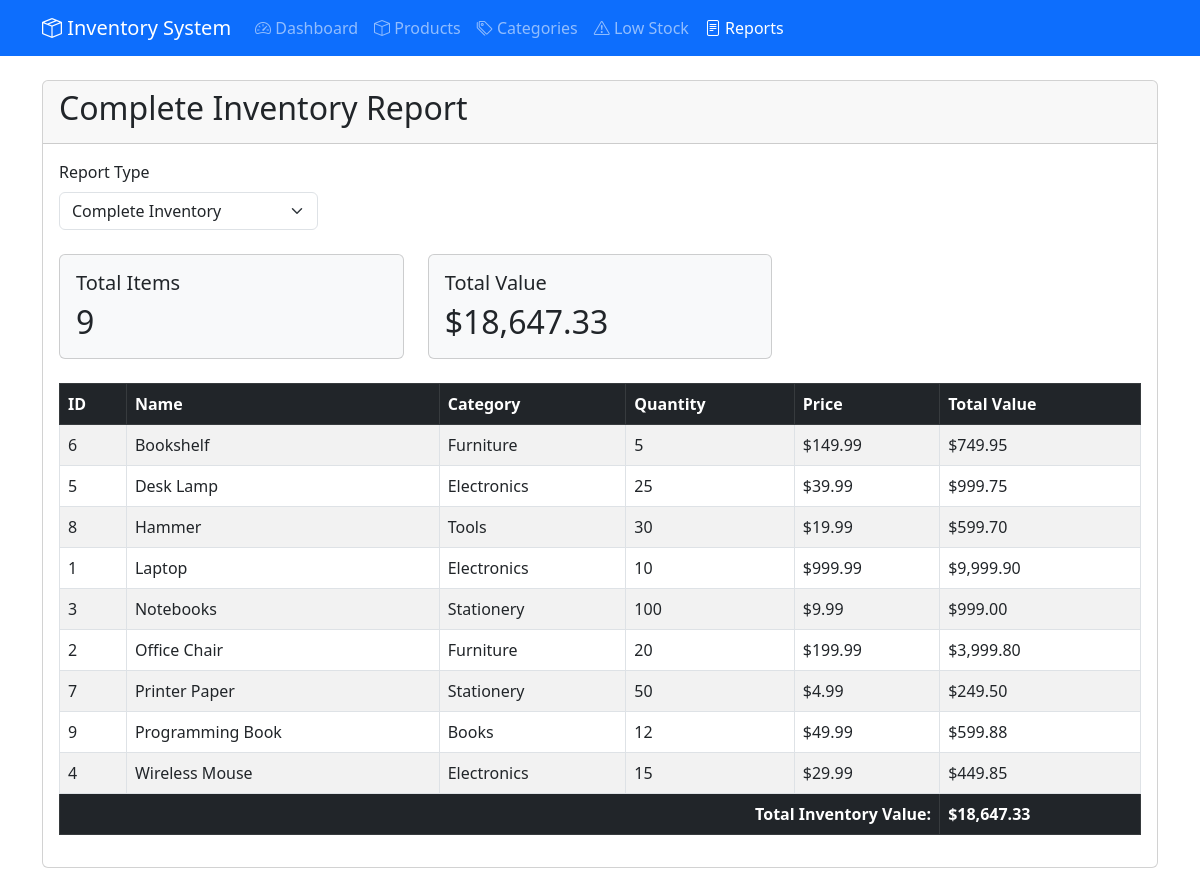
The app's page /reports.php with its own data.
### tables this page shows
CREATE TABLE IF NOT EXISTS products (
    id INT PRIMARY KEY AUTO_INCREMENT,
    name VARCHAR(255) NOT NULL,
    description TEXT,
    quantity INT NOT NULL DEFAULT 0,
    price DECIMAL(10,2) NOT NULL,
    category VARCHAR(100),
    created_at TIMESTAMP DEFAULT CURRENT_TIMESTAMP,
    updated_at TIMESTAMP DEFAULT CURRENT_TIMESTAMP ON UPDATE CURRENT_TIMESTAMP
);

### reports.php (the view, shortened to what this page needs)
<?php
require_once 'config/database.php';
$report_type = $_GET['type'] ?? 'all';
$sql = "SELECT p.*, c.name as category_name
        FROM products p
        LEFT JOIN categories c ON p.category = c.name
        WHERE 1=1 ";
switch($report_type) {
    default:
        $sql .= "ORDER BY p.name";
        $report_title = "Complete Inventory Report";
}
$stmt = $conn->prepare($sql);
$stmt->execute();
$products = $stmt->fetchAll(PDO::FETCH_ASSOC);
$total_value = array_sum(array_map(function($product) {
    return $product['quantity'] * $product['price'];
}, $products));
?>
<!DOCTYPE html>
<html lang="en">
<head>
    <link href="https://cdn.jsdelivr.net/npm/bootstrap@5.3.0/dist/css/bootstrap.min.css" rel="stylesheet">
    <link href="https://cdn.jsdelivr.net/npm/bootstrap-icons@1.7.2/font/bootstrap-icons.css" rel="stylesheet">
</head>
<body>
    <?php include 'Admin/includes/navbar.php'; ?>
    <div class="container mt-4">
        <div class="row mb-4">
            <div class="col-md-12">
                <div class="card">
                    <div class="card-header">
                        <h2 class="card-title"><?php echo $report_title; ?></h2>
                    </div>
                    <div class="card-body">
                        <form method="GET" class="row g-3 mb-4">
                            <div class="col-md-3">
                                <label class="form-label">Report Type</label>
                                <select name="type" class="form-select" onchange="this.form.submit()">
                                    <option value="all" <?php echo $report_type === 'all' ? 'selected' : ''; ?>>Complete Inventory</option>
                                </select>
                            </div>
                        </form>
                        <div class="row mb-4">
                            <div class="col-md-4">
                                <div class="card bg-light">
                                    <div class="card-body">
                                        <h5 class="card-title">Total Items</h5>
                                        <p class="card-text h2"><?php echo count($products); ?></p>
                                    </div>
                                </div>
                            </div>
                            <div class="col-md-4">
                                <div class="card bg-light">
                                    <div class="card-body">
                                        <h5 class="card-title">Total Value</h5>
                                        <p class="card-text h2">$<?php echo number_format($total_value, 2); ?></p>
                                    </div>
                                </div>
                            </div>
                        </div>
                        <div class="table-responsive">
                            <table class="table table-striped table-bordered">
                                <thead class="table-dark">
                                    <tr>
                                        <th>ID</th>
                                        <th>Name</th>
                                        <th>Category</th>
                                        <th>Quantity</th>
                                        <th>Price</th>
                                        <th>Total Value</th>
                                    </tr>
                                </thead>
                                <tbody>
                                    <?php foreach ($products as $product): ?>
                                        <tr>
                                            <td><?php echo $product['id']; ?></td>
                                            <td><?php echo htmlspecialchars($product['name']); ?></td>
                                            <td><?php echo htmlspecialchars($product['category']); ?></td>
                                            <td><?php echo $product['quantity']; ?></td>
                                            <td>$<?php echo number_format($product['price'], 2); ?></td>
                                            <td>$<?php echo number_format($product['quantity'] * $product['price'], 2); ?></td>
                                        </tr>
                                    <?php endforeach; ?>
                                </tbody>
                                <tfoot class="table-dark">
                                    <tr>
                                        <td colspan="5" class="text-end"><strong>Total Inventory Value:</strong></td>
                                        <td><strong>$<?php echo number_format($total_value, 2); ?></strong></td>
                                    </tr>
                                </tfoot>
                            </table>
                        </div>
                    </div>
                </div>
            </div>
        </div>
    </div>
</body>
</html>

### records on screen
products: id "6", name "Bookshelf", category "Furniture", quantity "5", price "149.99", $product['quantity'] * $product['price'] "749.95"
products: id "5", name "Desk Lamp", category "Electronics", quantity "25", price "39.99", $product['quantity'] * $product['price'] "999.75"
products: id "8", name "Hammer", category "Tools", quantity "30", price "19.99", $product['quantity'] * $product['price'] "599.70"
products: id "1", name "Laptop", category "Electronics", quantity "10", price "999.99", $product['quantity'] * $product['price'] "9,999.90"
products: id "3", name "Notebooks", category "Stationery", quantity "100", price "9.99", $product['quantity'] * $product['price'] "999.00"
products: id "2", name "Office Chair", category "Furniture", quantity "20", price "199.99", $product['quantity'] * $product['price'] "3,999.80"
products: id "7", name "Printer Paper", category "Stationery", quantity "50", price "4.99", $product['quantity'] * $product['price'] "249.50"
products: id "9", name "Programming Book", category "Books", quantity "12", price "49.99", $product['quantity'] * $product['price'] "599.88"
products: id "4", name "Wireless Mouse", category "Electronics", quantity "15", price "29.99", $product['quantity'] * $product['price'] "449.85"

### other values on screen
$report_title "Complete Inventory Report"
count($products) "9"
$total_value "18,647.33"
